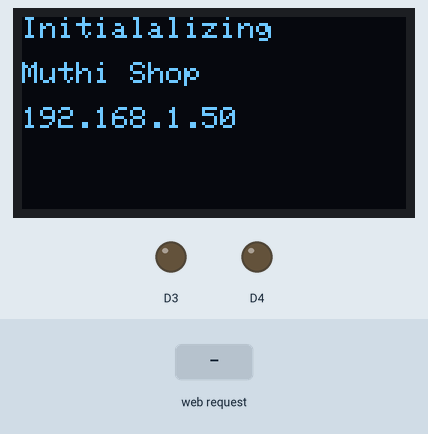
The sketch below on a simulated ESP8266 (NodeMCU). On the bench: 128×64 one-colour display, output pins drawn as LEDs (lit = HIGH). The test bench sets the inputs (shaded band). WiFi joins after 1.5 s; servers stay silent unless stated; storage starts empty; what the sketch prints to the serial monitor is not drawn.

Above: at 1.7 s.
4.9 s: HTTP request GET /update?state=1&state2=1&oled=1 received
At 5.8 s:
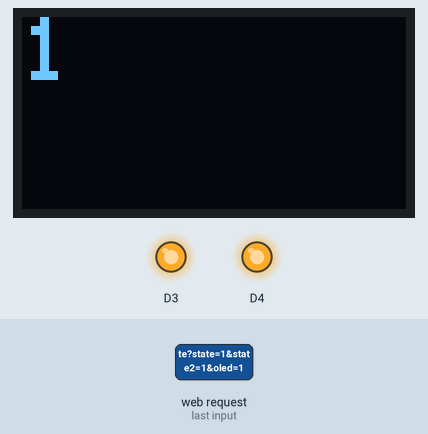
6.4 s: HTTP request GET /update?state=STATE received
At 7.6 s:
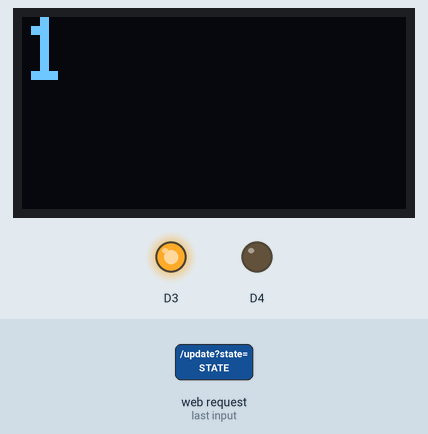
7.9 s: HTTP request GET /update?state=1 received
At 8.3 s:
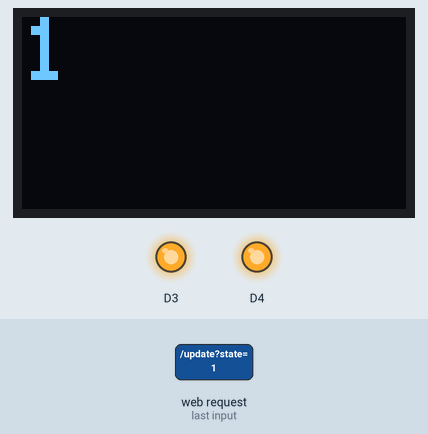
9.4 s: HTTP request GET /update?state2=STATE received
At 9.9 s:
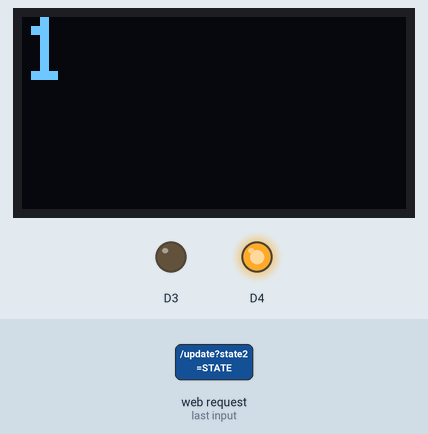
10.9 s: HTTP request GET /update?state2=1 received
At 11.7 s:
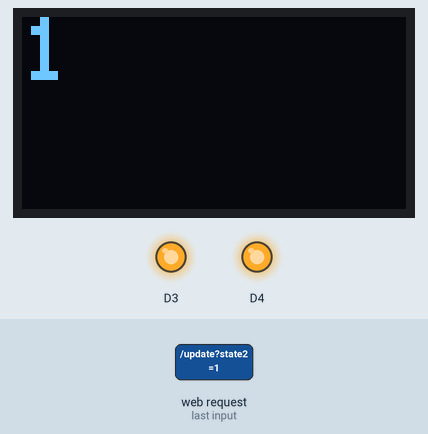
Timing chart, 0 to 13.4 s (numbered marks = the images above; inputs shaded):
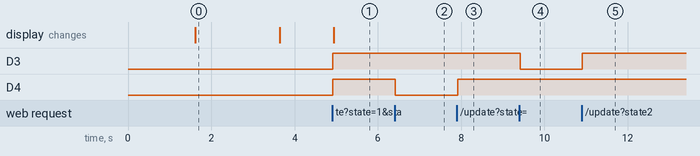

Measured:
- after the input at 4.9 s, D3, D4: LOW → HIGH at once; the display: changes after 0.05 s (image 1)
- after the input at 6.4 s, D4: HIGH → LOW at once
- after the input at 7.9 s, D4: LOW → HIGH at once
- after the input at 9.4 s, D3: HIGH → LOW at once
- after the input at 10.9 s, D3: LOW → HIGH at once
- what the display in image 0 shows lasts 2.0 s, from 1.6 s to 3.6 s

The sketch:

esp8266_webspiffs.ino
```cpp
#include <ESP8266WiFi.h>
#include <ESPAsyncTCP.h>
#include <ESPAsyncWebServer.h>
#include <FS.h>
//LCD OLED
#include <Wire.h>
#include <Adafruit_GFX.h>
#include <Adafruit_SSD1306.h>

#define SCREEN_WIDTH 128
#define SCREEN_HEIGHT 64

//SSID PASSWORD
const char* ssid = "Muthi Shop";
const char* password = "ditfamut123";

// PORT WEBSITE
AsyncWebServer server(80);

// INI STATIC IP
IPAddress IP(192,168,100,100);
IPAddress SUBNET(255,255,255,0);
IPAddress GATEWAY(192,168,100,1);

String ledState;
String ledState2;
String ribetcuy;
String parameter;
String parameter2;
String paramoled;
String message;

String processor(const String& var){
  if(var == "STATE"){
    if(digitalRead(2)){
      ledState = "";
    }
    else{
      ledState = "checked";
    }
    return ledState;
  }
  if(var == "STATE2"){
    if(digitalRead(D3)){
      ledState2 = "";
    }
    else{
      ledState2 = "checked";
    }
    return ledState2;
  }
  if(var == "OLEDSTATE"){
    if(digitalRead(D3)){
      ribetcuy = "placeholder='"+paramoled+"'";
  }
    else{
      ribetcuy = "placeholder='"+paramoled+"'";
    }
    return ribetcuy;
  }

  return String();
}

Adafruit_SSD1306 display(SCREEN_WIDTH, SCREEN_HEIGHT, &Wire, -1);
// VOID VOID AN //
void setup() {
  Serial.begin(115200);
  pinMode(2, OUTPUT);
  pinMode(D3, OUTPUT);
  //oled
  oled();
  // INITIALIZE SPIFFS
  if(!SPIFFS.begin()){
    Serial.println("An Error has occurred while mounting SPIFFS");
    return;
  }
  //Wifi
  wifi();

  //server
  iniserver();


}

void loop() {
    message += paramoled; //convert char to string
    display.clearDisplay();
      if (message.length() > 0 && message.length() <= 8) { //messages between 1 and 5 characters activates text-size 3
        display.setTextSize(3);
      }

      if (message.length() > 9 &&  message.length() <= 20) { //messages between 6 and 20 characters activates text-size 2
        display.setTextSize(2);
      }

      if (message.length() >= 21) { //messages longer than 21 characters activates text-size 1
        display.setTextSize(1);
      }

    display.setCursor(0, 0);  //start printing at top left corner
    display.println(message); //prints the content of the message string on the display
    display.display(); //transfers the buffer to the display
    message = ""; //reset string after each print
}
//---------------------------------------------//
void wifi(){
// Mengatur WiFi
  WiFi.begin(ssid, password);
  WiFi.config(IP,GATEWAY,SUBNET);
  while (WiFi.status() != WL_CONNECTED) {
    delay(500);
    Serial.print(".");
  }

// Status Connect
  Serial.println("");
  Serial.println("WiFi connected");
  Serial.println("IP address: ");
  Serial.println(WiFi.localIP());
  delay(10);
  display.setCursor(0, 15);
  display.println(ssid);
  display.setCursor(0, 30);
  display.println(WiFi.localIP());
  display.display();
  delay(2000);
  display.clearDisplay();


}


void iniserver(){
  server.on("/", HTTP_GET, [](AsyncWebServerRequest *request){
     request->send(SPIFFS, "/index.html", String(), false, processor);
  });
   server.on("/update", HTTP_GET, [] (AsyncWebServerRequest *request) {
    // GET input1 value on <ESP_IP>/update?state=<inputMessage>
    if (request->hasParam("state")) {
      parameter = request->getParam("state")->value();
      digitalWrite(2, parameter.toInt());
    }
    if (request->hasParam("state2")) {
      parameter2 = request->getParam("state2")->value();
      digitalWrite(D3, parameter2.toInt());
    }
    if (request->hasParam("oled")){
        paramoled = request->getParam("oled")->value();
        Serial.println(paramoled);
    }
    request->send(200, "text/plain", "OK");
    });
  server.begin();
}

void oled(){
  if(!display.begin(SSD1306_SWITCHCAPVCC, 0x3C)) { // Address 0x3D for 128x64
  Serial.println(F("SSD1306 allocation failed"));
  for(;;);
  }
  display.clearDisplay();

  display.setTextSize(1);
  display.setTextColor(WHITE);
  display.setCursor(0, 0);
  // Display static text
  display.println("Initialalizing");
  display.display();
}
```
